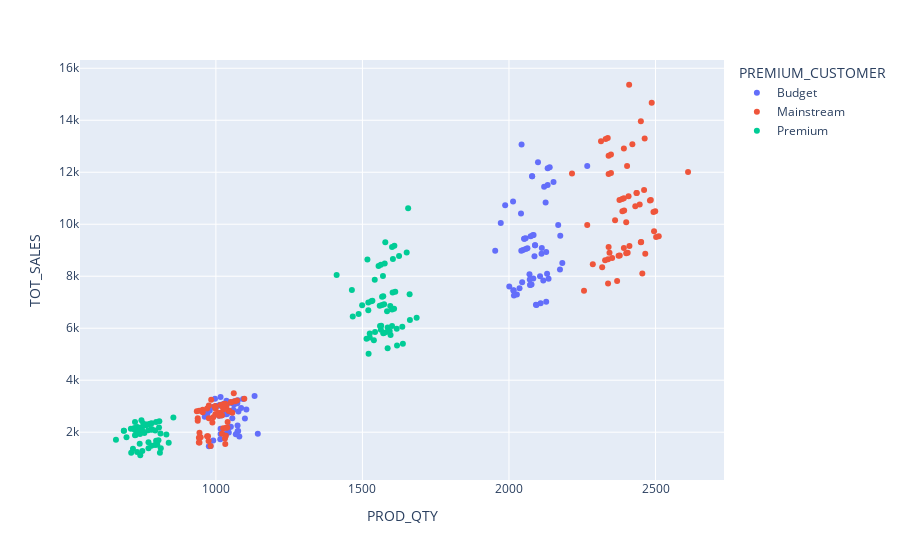

This figure's notebook cell:
### Code cell
fig = px.scatter(tot_sales, x='PROD_QTY', y='TOT_SALES', color = 'PREMIUM_CUSTOMER', hover_data=['PROD_NAME'])
fig.show()

### Figure 1 — Plotly figure (JSON) as saved in the notebook; plotly's stock layout.template omitted (floating-point values rounded to 4 significant figures)
{"data": [{"customdata": [["Smiths Crinkle Cut  Chips Barbecue "], ["Cobs Popd Sour Crm  "], ["Kettle Sensations   Camembert "], ["Dorito Corn Chp     Supreme "], ["Natural Chip        Compny SeaSalt"], ["RRD Lime "], ["Smiths Crinkle      Original "], ["Smiths Crinkle Cut  Chips Original "], ["Kettle Tortilla ChpsBtroot"], ["RRD SR Slow Rst     Pork Belly "], ["RRD Pc Sea Salt     "], ["Natural Chip Co     Tmato Hrb"], ["Red Rock Deli Thai  Chilli"], ["Smiths Crnkle Chip  Orgnl Big Bag "], ["Twisties Cheese     "], ["Smiths Crinkle Chips Salt "], ["Kettle Sensations   BBQ"], ["Cheetos Chs "], ["Smiths Crinkle Cut  Snag"], ["Doritos Cheese      Supreme "], ["WW Sour Cream "], ["Thins Chips         Originl saltd "], ["Cheezels Cheese "], ["Grain Waves         Sweet Chilli "], ["Pringles SourCream  Onion "], ["Pringles Sweet"], ["WW Supreme Cheese   Corn Chips "], ["Thins Potato Chips  Hot "], ["French Fries Potato Chips "], ["Doritos Corn Chips  Cheese Supreme "], ["Infzns Crn Crnchers Tangy Gcamole "], ["Kettle Sea Salt     And Vinegar "], ["Cobs Popd Swt"], ["Pringles Slt Vingar "], ["Woolworths Mild     Salsa "], ["Kettle Chilli "], ["Smiths Thinly       Swt Chli"], ["Infuzions Mango     Chutny Papadums "], ["Smiths Crinkle Cut  Tomato Salsa "], ["Thins Chips Seasonedchicken "], ["Doritos Salsa Mild  "], ["Doritos Corn Chip Mexican Jalapeno "], ["Smith Crinkle Cut   Bolognese "], ["Thins Chips Light"], ["Smiths Thinly Cut   Roast Chicken "], ["Kettle Original "], ["Doritos Corn Chips  Original "], ["Red Rock Deli Sp    Salt "], ["Infuzions SourCream"], ["Tostitos Lightly    Salted "], ["Doritos Mexicana    "], ["Grain Waves Sour    Cream"], ["RRD Sweet Chilli "], ["CCs Original "], ["Snbts Whlgrn Crisps Cheddr"], ["Cheezels Cheese Box "], ["Old El Paso Salsa   Dip Tomato Mild "], ["Red Rock Deli Chikn"], ["Old El Paso Salsa   Dip Tomato Med "], ["Kettle Tortilla ChpsFeta"], ["Smiths Crinkle Cut  Chips Chicken "], ["Pringles Mystery    Flavour "], ["Kettle "], ["Red Rock Deli SR    Salsa "], ["Old El Paso Salsa   Dip Chnky Tom Ht"], ["CCs Nacho Cheese    "], ["RRD Chilli"], ["Pringles Chicken    Salt Crips "], ["Smiths Chip Thinly  S"], ["Tyrrells Crisps     Lightly Salted "], ["Twisties Cheese     Burger "], ["WW Crinkle Cut      Original "], ["Smiths Crinkle Cut  Salt "], ["Tostitos Splash Of  Lime "], ["Cobs Popd Sea Salt  Chips "], ["Woolworths Medium   Salsa "], ["Doritos Corn Chips  Nacho Cheese "], ["Thins Chips Salt "], ["Smiths Chip Thinly  CutSalt"], ["Natural ChipCo Sea  Salt "], ["Pringles Original   Crisps "], ["Smith Crinkle Cut   Mac N Cheese "], ["WW D"], ["GrnWves Plus Btroot "], ["RRD Honey Soy       Chicken "], ["Cheetos Puffs "], ["Infuzions BBQ Rib   Prawn Crackers "], ["Kettle Honey Soy    Chicken "], ["Kettle Sweet Chilli And Sour Cream "], ["Tostitos Smoked     Chipotle "], ["CCs Tasty Cheese    "], ["WW Crinkle Cut      Chicken "], ["Doritos Corn Chip Southern Chicken "], ["Burger Rings "], ["Sunbites Whlegrn    Crisps Frch"], ["WW Original Stacked Chips "], ["RRD Salt "], ["NCC Sour Cream "], ["Pringles Sthrn FriedChicken "], ["Smiths Crinkle Cut  Chips Chs"], ["Doritos Salsa       Medium "], ["Kettle Mozzarella   Basil "], ["RRD Steak "], ["Infuzions Thai SweetChili PotatoMix "], ["Woolworths Cheese   Rings "], ["Natural ChipCo      Hony Soy Chckn"], ["Smiths Crinkle Cut  French OnionDip "], ["Kettle Tortilla ChpsHny"], ["Pringles Barbeque   "], ["WW Original Corn    Chips "], ["Smiths Chip Thinly  Cut Original "], ["Tyrrells Crisps     Ched "], ["Twisties Chicken"], ["Kettle Sensations   Siracha Lime "]], "hovertemplate": "PREMIUM_CUSTOMER=Budget<br>PROD_QTY=%{x}<br>TOT_SALES=%{y}<br>PROD_NAME=%{customdata[0]}<extra></extra>", "legendgroup": "Budget", "marker": {"color": "#636efa", "symbol": "circle"}, "mode": "markers", "name": "Budget", "orientation": "v", "showlegend": true, "type": "scatter", "x": [1061, 2001, 2084, 2043, 1049, 989, 2079, 1073, 2057, 1086, 1018, 1132, 1015, 2099, 2052, 2139, 1953, 1016, 1038, 2132, 1074, 997, 2079, 2027, 2135, 2077, 1016, 2092, 1014, 2175, 2045, 2132, 2083, 2073, 982, 2014, 1049, 1056, 1011, 2127, 1035, 2070, 1021, 2108, 1030, 2120, 2048, 1060, 2106, 2042, 2057, 2017, 1044, 1045, 1143, 1016, 1972, 968, 2125, 2074, 1064, 2015, 2111, 962, 2041, 1074, 1047, 2036, 1013, 2087, 2112, 991, 979, 2089, 2174, 976, 2089, 2094, 1007, 1063, 2072, 1104, 1076, 1036, 1075, 971, 2130, 1987, 2152, 2063, 1051, 1080, 2182, 1099, 1015, 1037, 999, 1025, 2016, 1027, 1020, 2267, 1015, 2071, 1068, 1002, 1077, 2168, 2117, 1044, 1093, 2127, 2052, 2081], "xaxis": "x", "y": [3077.0, 7604.0, 9586.0, 13070.0, 3147, 2967, 11850.0, 3112.0, 9462.0, 2932.0, 3054, 3396, 2741.0, 12380.0, 9439.0, 12190.0, 8984.0, 3353.0, 2699.0, 12150.0, 2041.0, 3290.0, 11850.0, 7297.0, 7899.0, 7685.0, 1930.0, 6904.0, 3042, 9561.0, 7771.0, 11510.0, 7915.0, 7670.0, 1473, 10880.0, 3147, 2534.0, 2629.0, 7019.0, 2691.0, 8073.0, 2655.0, 6956.0, 3090, 11440.0, 9011.0, 2862.0, 8003.0, 8985.0, 9051.0, 7261.0, 3132, 2195.0, 1943.0, 2134.0, 10050.0, 2614.0, 10840.0, 9540.0, 3083.0, 7455.0, 8866.0, 2597.0, 10410.0, 2255.0, 2827.0, 7533.0, 3039, 8765.0, 9082.0, 1685.0, 2839.0, 9192.0, 8261.0, 1464, 9192.0, 6897.0, 3021, 3189, 7666.0, 2870.0, 2044.0, 3212.0, 3225, 2719.0, 8094.0, 10730.0, 11620.0, 9077.0, 2207.0, 1836.0, 8510.0, 2528.0, 1726.0, 1970.0, 2997, 3075, 7459.0, 2978.0, 2652.0, 12240.0, 2741.0, 7870.0, 1922.0, 3006, 2800.0, 9973.0, 7833.0, 1984.0, 3279, 8929.0, 9439.0, 9573.0], "yaxis": "y"}, {"customdata": [["Smiths Crinkle Cut  Chips Barbecue "], ["Cobs Popd Sour Crm  "], ["Kettle Sensations   Camembert "], ["Dorito Corn Chp     Supreme "], ["Natural Chip        Compny SeaSalt"], ["RRD Lime "], ["Smiths Crinkle      Original "], ["Smiths Crinkle Cut  Chips Original "], ["Kettle Tortilla ChpsBtroot"], ["RRD SR Slow Rst     Pork Belly "], ["RRD Pc Sea Salt     "], ["Natural Chip Co     Tmato Hrb"], ["Red Rock Deli Thai  Chilli"], ["Smiths Crnkle Chip  Orgnl Big Bag "], ["Twisties Cheese     "], ["Smiths Crinkle Chips Salt "], ["Kettle Sensations   BBQ"], ["Cheetos Chs "], ["Smiths Crinkle Cut  Snag"], ["Doritos Cheese      Supreme "], ["WW Sour Cream "], ["Thins Chips         Originl saltd "], ["Cheezels Cheese "], ["Grain Waves         Sweet Chilli "], ["Pringles SourCream  Onion "], ["Pringles Sweet"], ["WW Supreme Cheese   Corn Chips "], ["Thins Potato Chips  Hot "], ["French Fries Potato Chips "], ["Doritos Corn Chips  Cheese Supreme "], ["Infzns Crn Crnchers Tangy Gcamole "], ["Kettle Sea Salt     And Vinegar "], ["Cobs Popd Swt"], ["Pringles Slt Vingar "], ["Woolworths Mild     Salsa "], ["Kettle Chilli "], ["Smiths Thinly       Swt Chli"], ["Infuzions Mango     Chutny Papadums "], ["Smiths Crinkle Cut  Tomato Salsa "], ["Thins Chips Seasonedchicken "], ["Doritos Salsa Mild  "], ["Doritos Corn Chip Mexican Jalapeno "], ["Smith Crinkle Cut   Bolognese "], ["Thins Chips Light"], ["Smiths Thinly Cut   Roast Chicken "], ["Kettle Original "], ["Doritos Corn Chips  Original "], ["Red Rock Deli Sp    Salt "], ["Infuzions SourCream"], ["Tostitos Lightly    Salted "], ["Doritos Mexicana    "], ["Grain Waves Sour    Cream"], ["RRD Sweet Chilli "], ["CCs Original "], ["Snbts Whlgrn Crisps Cheddr"], ["Cheezels Cheese Box "], ["Old El Paso Salsa   Dip Tomato Mild "], ["Red Rock Deli Chikn"], ["Old El Paso Salsa   Dip Tomato Med "], ["Kettle Tortilla ChpsFeta"], ["Smiths Crinkle Cut  Chips Chicken "], ["Pringles Mystery    Flavour "], ["Kettle "], ["Red Rock Deli SR    Salsa "], ["Old El Paso Salsa   Dip Chnky Tom Ht"], ["CCs Nacho Cheese    "], ["RRD Chilli"], ["Pringles Chicken    Salt Crips "], ["Smiths Chip Thinly  S"], ["Tyrrells Crisps     Lightly Salted "], ["Twisties Cheese     Burger "], ["WW Crinkle Cut      Original "], ["Smiths Crinkle Cut  Salt "], ["Tostitos Splash Of  Lime "], ["Cobs Popd Sea Salt  Chips "], ["Woolworths Medium   Salsa "], ["Doritos Corn Chips  Nacho Cheese "], ["Thins Chips Salt "], ["Smiths Chip Thinly  CutSalt"], ["Natural ChipCo Sea  Salt "], ["Pringles Original   Crisps "], ["Smith Crinkle Cut   Mac N Cheese "], ["WW D"], ["GrnWves Plus Btroot "], ["RRD Honey Soy       Chicken "], ["Cheetos Puffs "], ["Infuzions BBQ Rib   Prawn Crackers "], ["Kettle Honey Soy    Chicken "], ["Kettle Sweet Chilli And Sour Cream "], ["Tostitos Smoked     Chipotle "], ["CCs Tasty Cheese    "], ["WW Crinkle Cut      Chicken "], ["Doritos Corn Chip Southern Chicken "], ["Burger Rings "], ["Sunbites Whlegrn    Crisps Frch"], ["WW Original Stacked Chips "], ["RRD Salt "], ["NCC Sour Cream "], ["Pringles Sthrn FriedChicken "], ["Smiths Crinkle Cut  Chips Chs"], ["Doritos Salsa       Medium "], ["Kettle Mozzarella   Basil "], ["RRD Steak "], ["Infuzions Thai SweetChili PotatoMix "], ["Woolworths Cheese   Rings "], ["Natural ChipCo      Hony Soy Chckn"], ["Smiths Crinkle Cut  French OnionDip "], ["Kettle Tortilla ChpsHny"], ["Pringles Barbeque   "], ["WW Original Corn    Chips "], ["Smiths Chip Thinly  Cut Original "], ["Tyrrells Crisps     Ched "], ["Twisties Chicken"], ["Kettle Sensations   Siracha Lime "]], "hovertemplate": "PREMIUM_CUSTOMER=Mainstream<br>PROD_QTY=%{x}<br>TOT_SALES=%{y}<br>PROD_NAME=%{customdata[0]}<extra></extra>", "legendgroup": "Mainstream", "marker": {"color": "#EF553B", "symbol": "circle"}, "mode": "markers", "name": "Mainstream", "orientation": "v", "showlegend": true, "type": "scatter", "x": [999, 2451, 2461, 2410, 970, 1072, 2330, 955, 2377, 1045, 998, 1065, 1015, 2487, 2408, 2450, 2386, 1061, 1020, 2314, 948, 984, 2337, 2465, 2286, 2405, 1021, 2455, 943, 2446, 2392, 2348, 2511, 2338, 1032, 2215, 1016, 988, 1020, 2338, 991, 2495, 976, 2369, 1029, 2340, 2393, 1044, 2343, 2267, 2431, 2318, 1052, 1039, 1031, 944, 2348, 998, 2340, 2435, 1036, 2328, 2493, 1013, 2403, 1025, 1008, 2352, 996, 2400, 2362, 944, 1028, 2484, 2502, 982, 2481, 2256, 955, 1052, 2400, 1011, 970, 976, 1032, 1026, 2411, 2421, 2392, 2387, 1035, 975, 2340, 1040, 942, 973, 1026, 935, 2374, 1023, 1056, 2463, 938, 2450, 1034, 997, 938, 2611, 2378, 942, 1097, 2499, 2436, 2392], "xaxis": "x", "y": [2897.0, 9314.0, 11320.0, 15366, 2910, 3216, 13280.0, 2770.0, 10930.0, 2822.0, 2994, 3195, 2738.0, 14670.0, 11080.0, 13960.0, 10980.0, 3501.0, 2652.0, 13190.0, 1801.0, 3247.0, 13320.0, 8863.0, 8458.0, 8898.0, 1940.0, 8102.0, 2829, 10760.0, 9090.0, 12680.0, 9542.0, 8651.0, 1548, 11960.0, 3048, 2371.0, 2652.0, 7715.0, 2577.0, 9730.0, 2538.0, 7818.0, 3087, 12640.0, 10530.0, 2819.0, 8903.0, 9975.0, 10700.0, 8345.0, 3156, 2182.0, 1753.0, 1982.0, 11970.0, 2695.0, 11930.0, 11200.0, 3004.0, 8614.0, 10470.0, 2735.0, 12240.0, 2153.0, 2722.0, 8702.0, 2988, 10080.0, 10160.0, 1605.0, 2981.0, 10930.0, 9508.0, 1473, 10920.0, 7445.0, 2865, 3156, 8880.0, 2629.0, 1843.0, 3026.0, 3096, 2873.0, 9162.0, 13070.0, 12920.0, 10500.0, 2174.0, 1658.0, 9126.0, 2392.0, 1601.0, 1849.0, 3078, 2805, 8784.0, 2967.0, 2746.0, 13300.0, 2533.0, 9310.0, 1861.0, 2991, 2439.0, 12010.0, 8799.0, 1790.0, 3291, 10500.0, 11210.0, 11000.0], "yaxis": "y"}, {"customdata": [["Smiths Crinkle Cut  Chips Barbecue "], ["Cobs Popd Sour Crm  "], ["Kettle Sensations   Camembert "], ["Dorito Corn Chp     Supreme "], ["Natural Chip        Compny SeaSalt"], ["RRD Lime "], ["Smiths Crinkle      Original "], ["Smiths Crinkle Cut  Chips Original "], ["Kettle Tortilla ChpsBtroot"], ["RRD SR Slow Rst     Pork Belly "], ["RRD Pc Sea Salt     "], ["Natural Chip Co     Tmato Hrb"], ["Red Rock Deli Thai  Chilli"], ["Smiths Crnkle Chip  Orgnl Big Bag "], ["Twisties Cheese     "], ["Smiths Crinkle Chips Salt "], ["Kettle Sensations   BBQ"], ["Cheetos Chs "], ["Smiths Crinkle Cut  Snag"], ["Doritos Cheese      Supreme "], ["WW Sour Cream "], ["Thins Chips         Originl saltd "], ["Cheezels Cheese "], ["Grain Waves         Sweet Chilli "], ["Pringles SourCream  Onion "], ["Pringles Sweet"], ["WW Supreme Cheese   Corn Chips "], ["Thins Potato Chips  Hot "], ["French Fries Potato Chips "], ["Doritos Corn Chips  Cheese Supreme "], ["Infzns Crn Crnchers Tangy Gcamole "], ["Kettle Sea Salt     And Vinegar "], ["Cobs Popd Swt"], ["Pringles Slt Vingar "], ["Woolworths Mild     Salsa "], ["Kettle Chilli "], ["Smiths Thinly       Swt Chli"], ["Infuzions Mango     Chutny Papadums "], ["Smiths Crinkle Cut  Tomato Salsa "], ["Thins Chips Seasonedchicken "], ["Doritos Salsa Mild  "], ["Doritos Corn Chip Mexican Jalapeno "], ["Smith Crinkle Cut   Bolognese "], ["Thins Chips Light"], ["Smiths Thinly Cut   Roast Chicken "], ["Kettle Original "], ["Doritos Corn Chips  Original "], ["Red Rock Deli Sp    Salt "], ["Infuzions SourCream"], ["Tostitos Lightly    Salted "], ["Doritos Mexicana    "], ["Grain Waves Sour    Cream"], ["RRD Sweet Chilli "], ["CCs Original "], ["Snbts Whlgrn Crisps Cheddr"], ["Cheezels Cheese Box "], ["Old El Paso Salsa   Dip Tomato Mild "], ["Red Rock Deli Chikn"], ["Old El Paso Salsa   Dip Tomato Med "], ["Kettle Tortilla ChpsFeta"], ["Smiths Crinkle Cut  Chips Chicken "], ["Pringles Mystery    Flavour "], ["Kettle "], ["Red Rock Deli SR    Salsa "], ["Old El Paso Salsa   Dip Chnky Tom Ht"], ["CCs Nacho Cheese    "], ["RRD Chilli"], ["Pringles Chicken    Salt Crips "], ["Smiths Chip Thinly  S"], ["Tyrrells Crisps     Lightly Salted "], ["Twisties Cheese     Burger "], ["WW Crinkle Cut      Original "], ["Smiths Crinkle Cut  Salt "], ["Tostitos Splash Of  Lime "], ["Cobs Popd Sea Salt  Chips "], ["Woolworths Medium   Salsa "], ["Doritos Corn Chips  Nacho Cheese "], ["Thins Chips Salt "], ["Smiths Chip Thinly  CutSalt"], ["Natural ChipCo Sea  Salt "], ["Pringles Original   Crisps "], ["Smith Crinkle Cut   Mac N Cheese "], ["WW D"], ["GrnWves Plus Btroot "], ["RRD Honey Soy       Chicken "], ["Cheetos Puffs "], ["Infuzions BBQ Rib   Prawn Crackers "], ["Kettle Honey Soy    Chicken "], ["Kettle Sweet Chilli And Sour Cream "], ["Tostitos Smoked     Chipotle "], ["CCs Tasty Cheese    "], ["WW Crinkle Cut      Chicken "], ["Doritos Corn Chip Southern Chicken "], ["Burger Rings "], ["Sunbites Whlegrn    Crisps Frch"], ["WW Original Stacked Chips "], ["RRD Salt "], ["NCC Sour Cream "], ["Pringles Sthrn FriedChicken "], ["Smiths Crinkle Cut  Chips Chs"], ["Doritos Salsa       Medium "], ["Kettle Mozzarella   Basil "], ["RRD Steak "], ["Infuzions Thai SweetChili PotatoMix "], ["Woolworths Cheese   Rings "], ["Natural ChipCo      Hony Soy Chckn"], ["Smiths Crinkle Cut  French OnionDip "], ["Kettle Tortilla ChpsHny"], ["Pringles Barbeque   "], ["WW Original Corn    Chips "], ["Smiths Chip Thinly  Cut Original "], ["Tyrrells Crisps     Ched "], ["Twisties Chicken"], ["Kettle Sensations   Siracha Lime "]], "hovertemplate": "PREMIUM_CUSTOMER=Premium<br>PROD_QTY=%{x}<br>TOT_SALES=%{y}<br>PROD_NAME=%{customdata[0]}<extra></extra>", "legendgroup": "Premium", "marker": {"color": "#00cc96", "symbol": "circle"}, "mode": "markers", "name": "Premium", "orientation": "v", "showlegend": true, "type": "scatter", "x": [742, 1586, 1612, 1656, 758, 732, 1609, 731, 1603, 751, 686, 781, 782, 1578, 1534, 1517, 1571, 724, 793, 1412, 780, 746, 1601, 1539, 1636, 1593, 800, 1638, 686, 1559, 1563, 1555, 1662, 1525, 809, 1563, 710, 811, 726, 1521, 724, 1560, 741, 1618, 807, 1604, 1520, 740, 1525, 1574, 1487, 1596, 762, 796, 812, 770, 1570, 769, 1464, 1499, 723, 1586, 1608, 780, 1542, 740, 780, 1575, 762, 1584, 1595, 731, 747, 1661, 1601, 742, 1467, 1586, 770, 796, 1571, 756, 717, 752, 776, 732, 1543, 1625, 1576, 1567, 804, 711, 1564, 831, 749, 792, 763, 722, 1514, 747, 659, 1651, 806, 1685, 770, 759, 695, 1530, 1617, 839, 855, 1601, 1567, 1520], "xaxis": "x", "y": [2152.0, 6027.0, 7401.0, 10620.0, 2274, 2196, 9171.0, 2120.0, 7374.0, 2025.0, 2058, 2343, 2111.0, 9310.0, 7056.0, 8647.0, 7227.0, 2389.0, 2062.0, 8048.0, 1482.0, 2462.0, 9126.0, 5540.0, 6053.0, 5894.0, 1520.0, 5405.0, 2058, 6860.0, 5939.0, 8397.0, 6316.0, 5642.0, 1214.0, 8440.0, 2130, 1946.0, 1888.0, 5019.0, 1882.0, 6084.0, 1927.0, 5339.0, 2421, 8662.0, 6688.0, 1998.0, 5795.0, 6926.0, 6543.0, 5742.0, 2286, 1672.0, 1380.0, 1617.0, 8007.0, 2076.0, 7466.0, 6886.0, 2097.0, 5868.0, 6754.0, 2106.0, 7864.0, 1554.0, 2106.0, 5827.0, 2286, 6653.0, 6859.0, 1243.0, 2166.0, 7308.0, 6084.0, 1113, 6455.0, 5234.0, 2310, 2388, 5809.0, 1966.0, 1362.0, 2331.0, 2328, 2050.0, 5856.0, 8775.0, 8494.0, 6895.0, 1688.0, 1209.0, 6100.0, 1911.0, 1273.0, 1505.0, 2289, 2166, 5591.0, 2166.0, 1713.0, 8915.0, 2176.0, 6403.0, 1386.0, 2277, 1807.0, 7038.0, 5983.0, 1594.0, 2565, 6724.0, 7208.0, 6992.0], "yaxis": "y"}], "layout": {"legend": {"title": {"text": "PREMIUM_CUSTOMER"}, "tracegroupgap": 0}, "margin": {"t": 60}, "xaxis": {"anchor": "y", "domain": [0, 1], "title": {"text": "PROD_QTY"}}, "yaxis": {"anchor": "x", "domain": [0, 1], "title": {"text": "TOT_SALES"}}}}
